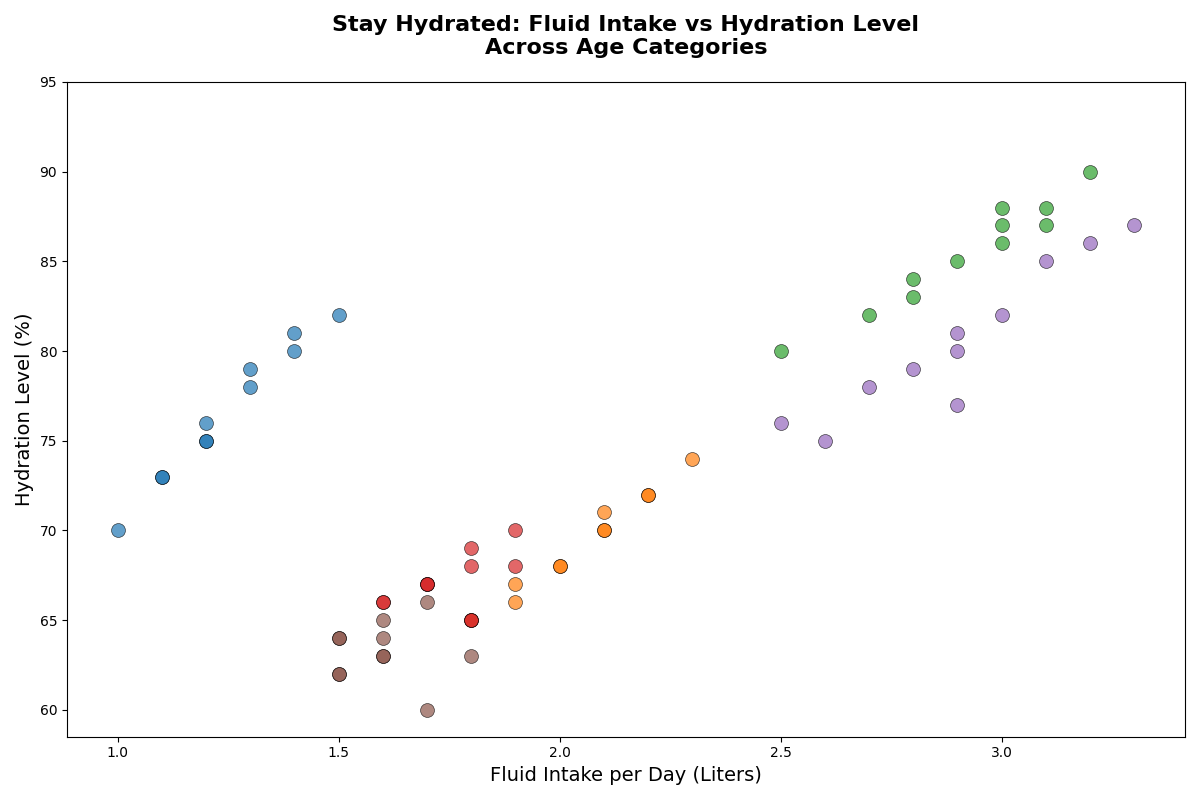

Python code for this plot:
import matplotlib.pyplot as plt
import numpy as np

age_groups = ['Youngsters', 'Adolescents', 'Grown-ups', 'Old Folks', 'Youths', 'Sages']
daily_fluid_intake_liters = {
    'Youngsters': [1.0, 1.2, 1.1, 1.4, 1.3, 1.2, 1.1, 1.5, 1.2, 1.3, 1.4],
    'Adolescents': [1.8, 2.0, 1.9, 2.1, 2.2, 2.1, 2.3, 1.9, 2.0, 2.1, 2.2],
    'Grown-ups': [2.5, 2.8, 2.7, 2.9, 3.0, 3.1, 3.0, 3.2, 2.8, 3.1, 3.0],
    'Old Folks': [1.8, 1.9, 1.7, 1.6, 1.8, 1.7, 1.9, 1.8, 1.6, 1.7, 1.8],
    'Youths': [2.6, 2.9, 2.5, 2.7, 2.8, 2.9, 3.0, 3.1, 2.9, 3.3, 3.2],
    'Sages': [1.7, 1.8, 1.5, 1.6, 1.5, 1.6, 1.7, 1.5, 1.6, 1.5, 1.6]
}
hydration_levels = {
    'Youngsters': [70, 75, 73, 80, 78, 75, 73, 82, 76, 79, 81],
    'Adolescents': [65, 68, 67, 70, 72, 71, 74, 66, 68, 70, 72],
    'Grown-ups': [80, 83, 82, 85, 87, 88, 86, 90, 84, 87, 88],
    'Old Folks': [65, 68, 67, 66, 65, 67, 70, 68, 66, 67, 69],
    'Youths': [75, 77, 76, 78, 79, 80, 82, 85, 81, 87, 86],
    'Sages': [60, 63, 62, 65, 64, 63, 66, 64, 63, 62, 64]
}

colors = ['tab:blue', 'tab:orange', 'tab:green', 'tab:red', 'tab:purple', 'tab:brown']

fig, ax = plt.subplots(figsize=(12, 8))

for age_group, color in zip(age_groups, colors):
    fluid_intake = daily_fluid_intake_liters[age_group]
    hydration = hydration_levels[age_group]
    ax.scatter(fluid_intake, hydration, color=color, alpha=0.7, edgecolors='black', linewidth=0.5, s=100)

plt.title("Stay Hydrated: Fluid Intake vs Hydration Level\nAcross Age Categories", fontsize=16, fontweight='bold', pad=20)
plt.xlabel("Fluid Intake per Day (Liters)", fontsize=14)
plt.ylabel("Hydration Level (%)", fontsize=14)

plt.xticks(np.arange(1.0, 3.5, 0.5))
plt.yticks(np.arange(60, 100, 5))

plt.tight_layout()
plt.show()
